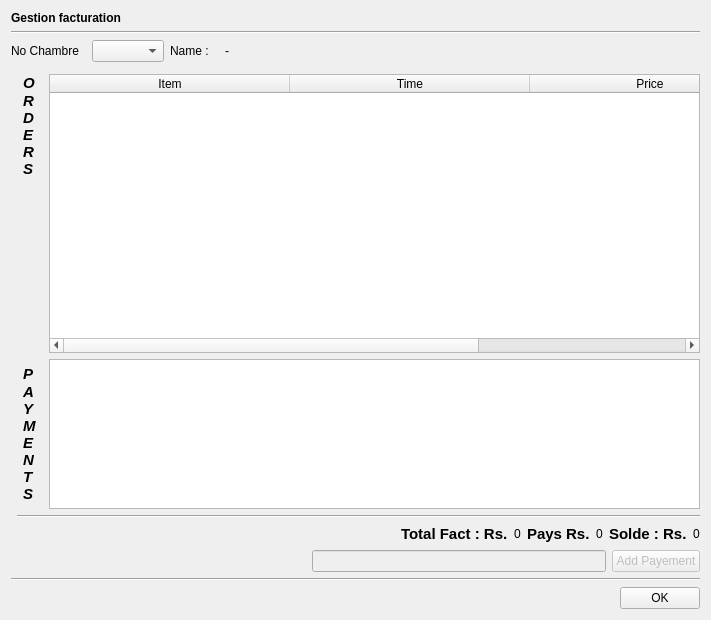
<?xml version="1.0" encoding="UTF-8"?>
<ui version="4.0">
 <class>billingManager</class>
 <widget class="QDialog" name="billingManager">
  <property name="geometry">
   <rect>
    <x>0</x>
    <y>0</y>
    <width>711</width>
    <height>620</height>
   </rect>
  </property>
  <property name="windowTitle">
   <string>Active Bill</string>
  </property>
  <layout class="QGridLayout" name="gridLayout">
   <item row="0" column="0" colspan="4">
    <widget class="QLabel" name="label">
     <property name="text">
      <string>&lt;b&gt;Gestion facturation&lt;/b&gt;</string>
     </property>
    </widget>
   </item>
   <item row="1" column="0" colspan="4">
    <widget class="Line" name="line">
     <property name="orientation">
      <enum>Qt::Horizontal</enum>
     </property>
    </widget>
   </item>
   <item row="2" column="0" colspan="4">
    <layout class="QHBoxLayout" name="horizontalLayout_4">
     <item>
      <widget class="QLabel" name="label_6">
       <property name="text">
        <string>No Chambre  </string>
       </property>
      </widget>
     </item>
     <item>
      <widget class="QComboBox" name="roomNo"/>
     </item>
     <item>
      <widget class="QLabel" name="label_7">
       <property name="text">
        <string>Name :   </string>
       </property>
      </widget>
     </item>
     <item>
      <widget class="QLabel" name="name">
       <property name="text">
        <string>-</string>
       </property>
      </widget>
     </item>
     <item>
      <spacer name="horizontalSpacer_4">
       <property name="orientation">
        <enum>Qt::Horizontal</enum>
       </property>
       <property name="sizeHint" stdset="0">
        <size>
         <width>40</width>
         <height>20</height>
        </size>
       </property>
      </spacer>
     </item>
    </layout>
   </item>
   <item row="3" column="0" rowspan="2">
    <widget class="Line" name="line_3">
     <property name="orientation">
      <enum>Qt::Horizontal</enum>
     </property>
    </widget>
   </item>
   <item row="4" column="2">
    <layout class="QVBoxLayout" name="verticalLayout">
     <item>
      <widget class="QLabel" name="label_4">
       <property name="text">
        <string>&lt;!DOCTYPE HTML PUBLIC &quot;-//W3C//DTD HTML 4.0//EN&quot; &quot;http://www.w3.org/TR/REC-html40/strict.dtd&quot;&gt;
&lt;html&gt;&lt;head&gt;&lt;meta name=&quot;qrichtext&quot; content=&quot;1&quot; /&gt;&lt;style type=&quot;text/css&quot;&gt;
p, li { white-space: pre-wrap; }
&lt;/style&gt;&lt;/head&gt;&lt;body style=&quot; font-family:'Ubuntu'; font-size:11pt; font-weight:400; font-style:normal;&quot;&gt;
&lt;p style=&quot; margin-top:0px; margin-bottom:0px; margin-left:0px; margin-right:0px; -qt-block-indent:0; text-indent:0px;&quot;&gt;&lt;span style=&quot; font-weight:600; font-style:italic;&quot;&gt;O&lt;/span&gt;&lt;/p&gt;
&lt;p style=&quot; margin-top:0px; margin-bottom:0px; margin-left:0px; margin-right:0px; -qt-block-indent:0; text-indent:0px;&quot;&gt;&lt;span style=&quot; font-weight:600; font-style:italic;&quot;&gt;R&lt;br /&gt;D&lt;br /&gt;E&lt;br /&gt;R&lt;br /&gt;S&lt;/span&gt;&lt;/p&gt;&lt;/body&gt;&lt;/html&gt;</string>
       </property>
      </widget>
     </item>
     <item>
      <spacer name="verticalSpacer">
       <property name="orientation">
        <enum>Qt::Vertical</enum>
       </property>
       <property name="sizeHint" stdset="0">
        <size>
         <width>20</width>
         <height>40</height>
        </size>
       </property>
      </spacer>
     </item>
    </layout>
   </item>
   <item row="4" column="3">
    <widget class="QTableWidget" name="orders">
     <property name="sizePolicy">
      <sizepolicy hsizetype="Expanding" vsizetype="Expanding">
       <horstretch>0</horstretch>
       <verstretch>0</verstretch>
      </sizepolicy>
     </property>
     <property name="editTriggers">
      <set>QAbstractItemView::NoEditTriggers</set>
     </property>
     <attribute name="horizontalHeaderDefaultSectionSize">
      <number>240</number>
     </attribute>
     <attribute name="horizontalHeaderStretchLastSection">
      <bool>true</bool>
     </attribute>
     <column>
      <property name="text">
       <string>Item</string>
      </property>
     </column>
     <column>
      <property name="text">
       <string>Time</string>
      </property>
     </column>
     <column>
      <property name="text">
       <string>Price</string>
      </property>
     </column>
    </widget>
   </item>
   <item row="5" column="2">
    <layout class="QVBoxLayout" name="verticalLayout_2">
     <item>
      <widget class="QLabel" name="label_5">
       <property name="text">
        <string>&lt;!DOCTYPE HTML PUBLIC &quot;-//W3C//DTD HTML 4.0//EN&quot; &quot;http://www.w3.org/TR/REC-html40/strict.dtd&quot;&gt;
&lt;html&gt;&lt;head&gt;&lt;meta name=&quot;qrichtext&quot; content=&quot;1&quot; /&gt;&lt;style type=&quot;text/css&quot;&gt;
p, li { white-space: pre-wrap; }
&lt;/style&gt;&lt;/head&gt;&lt;body style=&quot; font-family:'Ubuntu'; font-size:11pt; font-weight:400; font-style:normal;&quot;&gt;
&lt;p style=&quot; margin-top:0px; margin-bottom:0px; margin-left:0px; margin-right:0px; -qt-block-indent:0; text-indent:0px;&quot;&gt;&lt;span style=&quot; font-weight:600; font-style:italic;&quot;&gt;P&lt;/span&gt;&lt;/p&gt;
&lt;p style=&quot; margin-top:0px; margin-bottom:0px; margin-left:0px; margin-right:0px; -qt-block-indent:0; text-indent:0px;&quot;&gt;&lt;span style=&quot; font-weight:600; font-style:italic;&quot;&gt;A&lt;br /&gt;Y&lt;br /&gt;M&lt;br /&gt;E&lt;br /&gt;N&lt;br /&gt;T&lt;br /&gt;S&lt;/span&gt;&lt;/p&gt;&lt;/body&gt;&lt;/html&gt;</string>
       </property>
      </widget>
     </item>
    </layout>
   </item>
   <item row="5" column="3">
    <widget class="QTableWidget" name="payTab">
     <property name="maximumSize">
      <size>
       <width>16777215</width>
       <height>150</height>
      </size>
     </property>
     <attribute name="horizontalHeaderDefaultSectionSize">
      <number>500</number>
     </attribute>
     <attribute name="horizontalHeaderStretchLastSection">
      <bool>true</bool>
     </attribute>
    </widget>
   </item>
   <item row="6" column="1" colspan="3">
    <widget class="Line" name="line_5">
     <property name="orientation">
      <enum>Qt::Horizontal</enum>
     </property>
    </widget>
   </item>
   <item row="7" column="1" colspan="3">
    <layout class="QHBoxLayout" name="horizontalLayout">
     <item>
      <spacer name="horizontalSpacer">
       <property name="orientation">
        <enum>Qt::Horizontal</enum>
       </property>
       <property name="sizeHint" stdset="0">
        <size>
         <width>40</width>
         <height>20</height>
        </size>
       </property>
      </spacer>
     </item>
     <item>
      <widget class="QLabel" name="label_8">
       <property name="text">
        <string>&lt;!DOCTYPE HTML PUBLIC &quot;-//W3C//DTD HTML 4.0//EN&quot; &quot;http://www.w3.org/TR/REC-html40/strict.dtd&quot;&gt;
&lt;html&gt;&lt;head&gt;&lt;meta name=&quot;qrichtext&quot; content=&quot;1&quot; /&gt;&lt;style type=&quot;text/css&quot;&gt;
p, li { white-space: pre-wrap; }
&lt;/style&gt;&lt;/head&gt;&lt;body style=&quot; font-family:'Lucida Grande'; font-size:13pt; font-weight:400; font-style:normal;&quot;&gt;
&lt;p style=&quot; margin-top:0px; margin-bottom:0px; margin-left:0px; margin-right:0px; -qt-block-indent:0; text-indent:0px;&quot;&gt;&lt;span style=&quot; font-family:'Ubuntu'; font-size:11pt; font-weight:600;&quot;&gt;Total Fact : Rs.&lt;/span&gt;&lt;/p&gt;&lt;/body&gt;&lt;/html&gt;</string>
       </property>
      </widget>
     </item>
     <item>
      <widget class="QLabel" name="totalBill">
       <property name="text">
        <string>0</string>
       </property>
      </widget>
     </item>
     <item>
      <widget class="QLabel" name="label_9">
       <property name="text">
        <string>&lt;!DOCTYPE HTML PUBLIC &quot;-//W3C//DTD HTML 4.0//EN&quot; &quot;http://www.w3.org/TR/REC-html40/strict.dtd&quot;&gt;
&lt;html&gt;&lt;head&gt;&lt;meta name=&quot;qrichtext&quot; content=&quot;1&quot; /&gt;&lt;style type=&quot;text/css&quot;&gt;
p, li { white-space: pre-wrap; }
&lt;/style&gt;&lt;/head&gt;&lt;body style=&quot; font-family:'Lucida Grande'; font-size:13pt; font-weight:400; font-style:normal;&quot;&gt;
&lt;p style=&quot; margin-top:0px; margin-bottom:0px; margin-left:0px; margin-right:0px; -qt-block-indent:0; text-indent:0px;&quot;&gt;&lt;span style=&quot; font-family:'Ubuntu'; font-size:11pt; font-weight:600;&quot;&gt;Pays Rs.&lt;/span&gt;&lt;/p&gt;&lt;/body&gt;&lt;/html&gt;</string>
       </property>
      </widget>
     </item>
     <item>
      <widget class="QLabel" name="totalPay">
       <property name="text">
        <string>0</string>
       </property>
      </widget>
     </item>
     <item>
      <widget class="QLabel" name="label_2">
       <property name="text">
        <string>&lt;!DOCTYPE HTML PUBLIC &quot;-//W3C//DTD HTML 4.0//EN&quot; &quot;http://www.w3.org/TR/REC-html40/strict.dtd&quot;&gt;
&lt;html&gt;&lt;head&gt;&lt;meta name=&quot;qrichtext&quot; content=&quot;1&quot; /&gt;&lt;style type=&quot;text/css&quot;&gt;
p, li { white-space: pre-wrap; }
&lt;/style&gt;&lt;/head&gt;&lt;body style=&quot; font-family:'Lucida Grande'; font-size:13pt; font-weight:400; font-style:normal;&quot;&gt;
&lt;p style=&quot; margin-top:0px; margin-bottom:0px; margin-left:0px; margin-right:0px; -qt-block-indent:0; text-indent:0px;&quot;&gt;&lt;span style=&quot; font-family:'Ubuntu'; font-size:11pt; font-weight:600;&quot;&gt;Solde : Rs.&lt;/span&gt;&lt;/p&gt;&lt;/body&gt;&lt;/html&gt;</string>
       </property>
      </widget>
     </item>
     <item>
      <widget class="QLabel" name="totalBal">
       <property name="text">
        <string>0</string>
       </property>
      </widget>
     </item>
    </layout>
   </item>
   <item row="8" column="1" colspan="3">
    <layout class="QHBoxLayout" name="horizontalLayout_3">
     <item>
      <spacer name="horizontalSpacer_3">
       <property name="orientation">
        <enum>Qt::Horizontal</enum>
       </property>
       <property name="sizeHint" stdset="0">
        <size>
         <width>40</width>
         <height>20</height>
        </size>
       </property>
      </spacer>
     </item>
     <item>
      <widget class="QLineEdit" name="payForm">
       <property name="enabled">
        <bool>false</bool>
       </property>
      </widget>
     </item>
     <item>
      <widget class="QPushButton" name="payButton">
       <property name="enabled">
        <bool>false</bool>
       </property>
       <property name="text">
        <string>Add Payement</string>
       </property>
      </widget>
     </item>
    </layout>
   </item>
   <item row="9" column="0" colspan="4">
    <widget class="Line" name="line_2">
     <property name="orientation">
      <enum>Qt::Horizontal</enum>
     </property>
    </widget>
   </item>
   <item row="10" column="0" colspan="4">
    <layout class="QHBoxLayout" name="horizontalLayout_2">
     <item>
      <spacer name="horizontalSpacer_2">
       <property name="orientation">
        <enum>Qt::Horizontal</enum>
       </property>
       <property name="sizeHint" stdset="0">
        <size>
         <width>40</width>
         <height>20</height>
        </size>
       </property>
      </spacer>
     </item>
     <item>
      <widget class="QPushButton" name="okButton">
       <property name="text">
        <string>OK</string>
       </property>
      </widget>
     </item>
    </layout>
   </item>
  </layout>
 </widget>
 <resources/>
 <connections/>
</ui>
